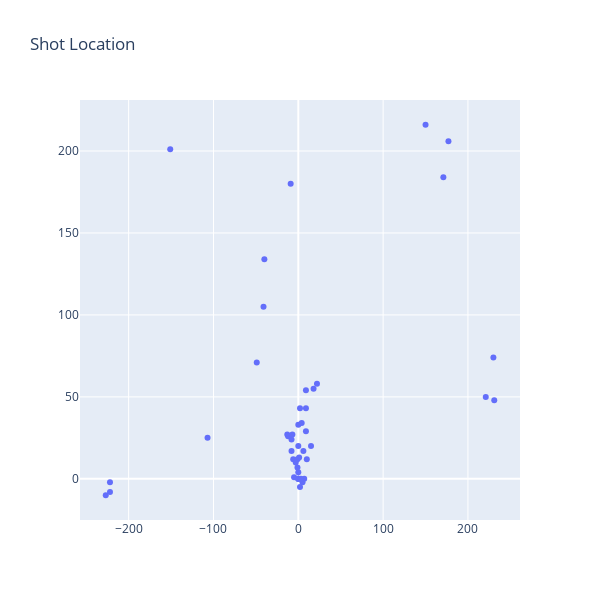

Notebook cell for this chart:
### Code cell
#plot missed shots by Steph Curry

shot_trace = go.Scatter(
    x = fga_curry[fga_curry['SHOT_MADE_FLAG'] == 1]['LOC_X'],
    y = fga_curry[fga_curry['SHOT_MADE_FLAG'] == 1]['LOC_Y'],
    mode = 'markers'
)

data = [shot_trace]
layout = go.Layout(
    showlegend=False,
    height=600,
    width=600,
    title = 'Shot Location'
)
fig = go.Figure(data=data, layout=layout)
iplot(fig)

### Figure 1 — Plotly figure (JSON) as saved in the notebook; plotly's stock layout.template omitted (floating-point values rounded to 4 significant figures)
{"data": [{"mode": "markers", "type": "scatter", "x": [9, 2, -6, 0, -1, 0, 0, 150, -1, -8, 9, 6, -13, -9, 18, -8, 7, -40, 2, 15, -3, 231, 0, 5, 230, -12, 0, -227, -222, -151, -7, 0, -5, -49, 9, 10, -107, 4, 0, 1, -222, -41, 22, 171, 177, 221, 3], "y": [29, -5, 12, 4, 12, 0, 0, 216, 7, 17, 43, 17, 27, 180, 55, 24, 0, 134, 43, 20, 10, 48, 0, -2, 74, 26, 33, -10, -2, 201, 27, 20, 1, 71, 54, 12, 25, 34, 0, 13, -8, 105, 58, 184, 206, 50, 0]}], "layout": {"height": 600, "showlegend": false, "title": {"text": "Shot Location"}, "width": 600}}
